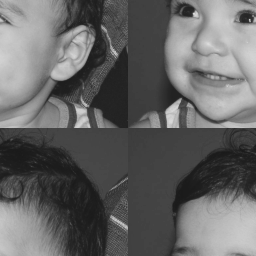
//> input picture bieltrocado.png, 256 x 256 px
$ ./trab ../bieltrocado.png   (built with g++ and OpenCV 4)
//> lines starting //> are read from the running program, lines starting //| are printed output that depends on the picture
#include <iostream>
#include <opencv2/opencv.hpp>
#include <cv.h>
#include <highgui.h>
#include <stdio.h>
#include <stdlib.h>
#include <list>
#include <unistd.h>
#include <vector>
#include <algorithm>
#include <values.h>
#include <fstream>


using namespace cv;
using namespace std;
Mat src_gray,src;
int thresh = 100;
int max_thresh = 100;
RNG rng(12345);
vector<vector<vector<Point> >> contornos;
void thresh_callback(int, void*,int iteracoes );

int main(int argc, char** argv){
    Mat image, new_image, sample_image;
    int niter=200,n_amostras=2000,ncenter=8;
    Mat imagem_sep[ncenter];
    ofstream meu_arquivo, tabela;

    cout << "Por favor, Digite a quantidade de iterações para treinamento"<<endl;
    cin >> niter;
//> the answer given: 3
    cout << "Por favor, Digite a quantidade de amostras"<<endl;
    cin >> n_amostras;
//> the answer given: 3
    cout << "Por favor, Digite a quantidade de cores que deseja obter"<<endl;
    cin >> ncenter;
//> the answer given: 3


    float dist;
    float aux = 0, aux2 = 0;
    int aux3 = 0;

    Vec3b val,val1;
    vector<int> centers(ncenter,0);
    vector<Vec3b> centroide(ncenter,0);
    vector<Vec3b> samples(n_amostras,0);
    vector<int> indices(n_amostras,0);
    vector<int> contador(ncenter,0);
    vector<float> distancias(ncenter,0);
    long int decnum, rem, quot;
    char hexdecnum[100], auxdecnum[100];
    int o=1, r=0, temp;
    vector<int> fig_identifiers(ncenter);
    vector<string> geral2(ncenter,"");
    bool flag =false;
    int int_aux=0;
    float teste_x, teste_y, teste_z, erro,max_valuea = 442;
    vector<Mat> cores;
    Mat imageAux(image.rows,image.cols,CV_8UC3, Scalar(255,255,255));

    // numeros aleatorios para sorteio da amostra

    int rndx, rndy;
    int width, height;
    srand(time(NULL));

    //Passo 1  --> Carregar imagem colorida

    image = imread(argv[1],CV_LOAD_IMAGE_COLOR);
//> image is the input picture: 256 rows x 256 cols, CV_8UC3; min 26, max 219, mean 100.9
    image.copyTo(sample_image);
    image.copyTo(new_image);

    //Amostra da imagem
    width=image.size().width;
//> width = 256
    height=image.size().height;
//> height = 256

     for(int k = 0; k < ncenter; k++)
    {
        imagem_sep[k] = Mat(width, height, CV_8UC3, Scalar(0,0,0));
    }

    val[0] = 0;   //B
    val[1] = 0;   //G
    val[2] = 0;   //R
    val1 = val;

    //Passo 2  --> Realizar Amostragem

    for(int i=0; i<n_amostras; i++){

        rndx = rand()%image.rows;
        rndy = rand()%image.cols;

        val1 = image.at<Vec3b>(rndx, rndy);

        samples[i][0] = val1[0];
        samples[i][1] = val1[1];
        samples[i][2] = val1[2];

        indices[i] = i;
    }
//> this loop made 3 passes
//> val1 on passes 1 to 3: [65, 65, 65], [67, 67, 67], [87, 87, 87]

    //Passo 3  --> Definir primeiros centroides aleatoriamente
    random_shuffle(indices.begin(), indices.end());
    //indices guardam as posições dos centros.
    //centros são as posições das amostras.
    for(int i=0; i<ncenter; i++){
        centroide[i] = samples[indices[i]];
        centers[i] = indices[i];
    }

    //Passo 4  --> Executar Algoritmo K-Means

    for(int i = 0; i < niter; i++){
    //Passo 4.1  --> Calcular distancias entre os pontos e os centroides e achar o de menor distancia
    //Com base nos níveis RGB
    //Samples armazena os niveis em RGB das amostras da imagem
    //Centroide armazena os niveis em RGB de cada centro
        for(int j = 0; j < n_amostras; j++){
            indices[j] = 0;
            dist = MAXFLOAT;
            for(int k=0; k<ncenter; k++){
                int_aux = centers[k];
                //aux armazena a distancia entre o ponto e os centroides
                // calcula distancia da amostra j
                // para o centroide k
                // em indices[k] estarao os rotulos

                aux = sqrt(pow(samples[j][0] - centroide[k][0],2)
                        + pow(samples[j][1] - centroide[k][1],2)
                        + pow(samples[j][2] - centroide[k][2],2));

                if(aux < dist){
                    dist = aux;
                    indices[j] = k;
                }
            }
            aux3 = indices[j];
            distancias[aux3] += dist;
            contador[aux3] += 1;
        }
        //Passo 4.2  --> Recalcula novos centroides com base na média de distancias
        //das amostras que estão indexadas aos centroides
        for(int k = 0; k < ncenter; k++){
            if(distancias[k] == 0 || contador[k] == 0){
                continue;
            }
            else{
                distancias[k] = distancias[k]/contador[k];
                if(distancias[k] > 441){
                    distancias[k] = 441;
                }
            }
        }


        for(int k=0;k<ncenter;k++){
            while(flag != true){

                teste_x = rand() % 255;
                teste_y = rand() % 255;
                teste_z = rand() % 255;

                aux = sqrt(pow(teste_x,2.0) + pow(teste_y,2.0) + pow(teste_z,2.0));
                erro = abs(aux - distancias[k]);

                if(erro <= 5){
                    val[0] =(int) teste_x;
                    val[1] =(int) teste_y;
                    val[2] =(int) teste_z;
                    //Atualiza novo centroide

                    centroide[k] = val;

                    flag = true;
                }
                else {
                    flag = false;
                }
            }
            flag = false;
        }
        //Passo 4.3--> Volta ao passo 4.1 até acabar o numero de iterações
        //centroides atualizados, repetir tudo novamente
        for(int j = 0;j < ncenter; j++){
            distancias[j] = 0;
            contador[j]=0;
        }
     }
//> this loop made 3 passes
//> (dist, aux3) on passes 1 to 3: (0, 0), (146.7, 2), (101.8, 2)
//> after the loop, indices = [2, 2, 2]; dist = 101.8; int_aux = 1; aux = 92.31; aux3 = 2; centroide = 3 items: [0, 3, 0], [2, 4, 2], [51, 76, 12]

    //Passo 5--> Aplicação dos centroides na imagem original

    for(int i=0;i<image.rows;i++){
        for(int j=0;j<image.cols;j++){
            dist =MAXFLOAT;
            for(int k=0; k<ncenter; k++){
                //aux armazena a distancia entre o o ponto e os centroides
                val = image.at<Vec3b>(i,j);
                aux = sqrt(pow(val[0] - centroide[k][0],2)
                        + pow(val[1] - centroide[k][1],2)
                        + pow(val[2] - centroide[k][2],2));
                if(aux < dist)
                {
                    dist = aux;
                    val1[0] = centroide[k][0];
                    val1[1] = centroide[k][1];
                    val1[2] = centroide[k][2];
                    new_image.at<Vec3b>(i,j) = val1;
                }
            }
        }
    }
//> this loop made 256 passes
//> (dist, val, aux) on passes 1 to 3: (197, [157, 157, 157], 197), (183.6, [149, 149, 149], 183.6), (178.6, [146, 146, 146], 178.6)
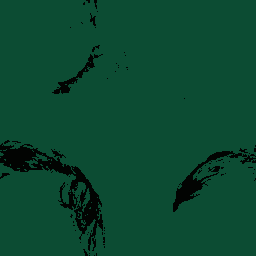
//> new_image: 256 rows x 256 cols, CV_8UC3; mean B, G, R 48.1, 71.7, 11.4
//> after the loop, dist = 227.5; val = [175, 175, 175]; aux = 227.5; val1 = [51, 76, 12]
    Vec3i auxiliar,auxiliar2;
    bool testea;
    val[0] = 255;
//> val = [255, 175, 175]
    val[1] = 255;
//> val = [255, 255, 175]
    val[2] = 255;
//> val = [255, 255, 255]

    imshow("image_sample",image);
    imshow("image_classify",new_image);

    //Passo 6--> Separação das cores da imagem classificada

//> (the run ends here: the program crashes, at `for(int k = 0; k < ncenter; k++)`)
